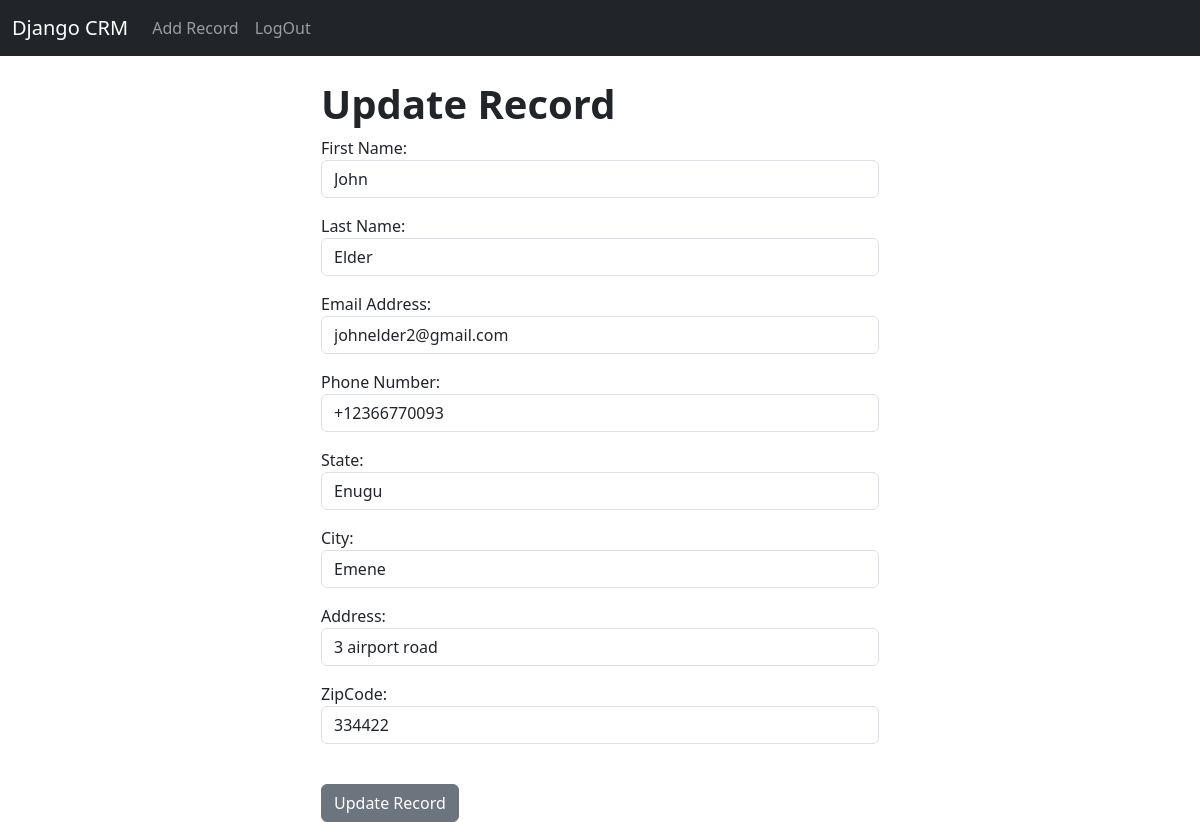
The page /update_record/1 (signed in) on the database its author committed.
### website/models.py (models this page shows, shortened)
class Record(models.Model):
    created_at = models.DateTimeField(auto_now_add=True)
    updated_at = models.DateTimeField(auto_now=True)
    first_name = models.CharField(max_length=30)
    last_name = models.CharField(max_length=30)
    email = models.CharField(max_length=30)
    phone = models.CharField(max_length=12)
    state = models.CharField(max_length=50)
    city =  models.CharField(max_length=40)
    address = models.CharField(max_length=50)
    zipcode = models.CharField(max_length=15)

### website/views.py (the view)
# urls.py: path('update_record/<int:pk>', views.update_record, name='update_record')
@login_required
def update_record(request, pk):
    try:
        current_record = Record.objects.get(id=pk)
    except Record.DoesNotExist:
        messages.error(request, 'Record not Found')
        return redirect('home')
    form = AddRecordForm(request.POST or None, instance= current_record)
    if request.method == 'POST':
        if form.is_valid:
            form.save()
            messages.success(request, 'You have succefully Updated the record')
            return redirect('home')
        messages.error(request, 'Error Detected')
    return render(request, 'update_record.html', {'form': form})

### website/templates/update_record.html (shortened to what this page needs)
{% extends 'base.html' %}
{% block content%}
<div class="col-md-6 offset-md-3">
    <h1 > <strong>Update Record</strong></h1>
    <form method="POST" action="">
        {{ form.as_p }}
        <br/>
        <button type="submit" class="btn btn-secondary">Update Record </button>
    </form>
</div>
{% endblock %}

### rows shown on the page
Record: first_name "John", last_name "Elder", email "johnelder2@gmail.com", phone "+12366770093", state "Enugu", city "Emene", address "3 airport road", zipcode "334422"
